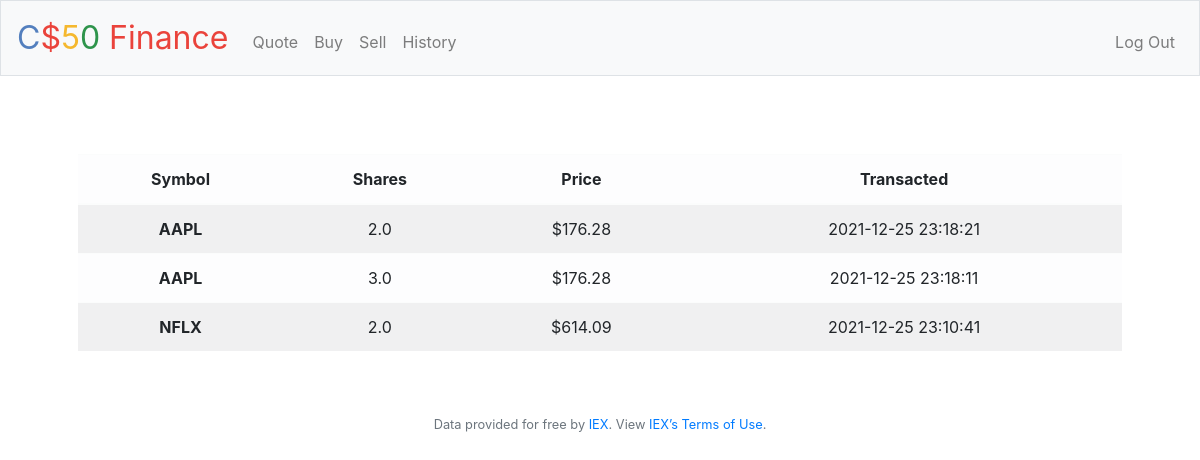
Screenshot of /history (signed in) with the database file from the repository.
### tables this page shows
CREATE TABLE 'indexes' ('id' integer, 'symbol' text,'shares' real, 'price' real, 'type' text, 'time' timestamp DEFAULT CURRENT_TIMESTAMP);

### application.py (the view)
@app.route("/history")
@login_required
def history():
    user_id = session["user_id"]
    orders = {}
    stocks = db.execute("SELECT * FROM indexes WHERE id=:id ORDER BY time DESC", id=user_id)
    for row in stocks:
        symbol, shares, price, time = row["symbol"], row["shares"], row["price"], row["time"]
        orders[time] = (symbol, shares, usd(price))
    return render_template("history.html", orders=orders)

### application.py (called while the page is built)
@app.after_request
def after_request(response):
    response.headers["Cache-Control"] = "no-cache, no-store, must-revalidate"
    response.headers["Expires"] = 0
    response.headers["Pragma"] = "no-cache"
    return response

### helpers.py (called while the page is built)
def login_required(f):
    @wraps(f)
    def decorated_function(*args, **kwargs):
        if session.get("user_id") is None:
            return redirect("/login")
        return f(*args, **kwargs)
    return decorated_function

def usd(value):
    return f"${value:,.2f}"

### templates/history.html (shortened to what this page needs)
{% extends "layout.html" %}
{% block main %}
    <table style='margin-top: 30px' class="table table-striped table-light">
        <thead>
            <tr>
                <th scope="col"> Symbol </th>
                <th scope="col"> Shares </th>
                <th scope="col"> Price </th>
                <th scope="col"> Transacted </th>
            </tr>
        </thead>
        <tbody>
            {% for order in orders %}
            <tr>
                <th scope="row"> {{ orders[order][0] }} </th>
                <td>  {{ orders[order][1] }}  </td>
                <td>  {{ orders[order][2] }}  </td>
                <td>  {{ order }}  </td>
            </tr>
            {% endfor %}
        </body>
{% endblock %}

### templates/layout.html (shortened to what this page needs)
<!DOCTYPE html>
<html lang="en">
    <head>
        <link rel="stylesheet" href="https://cdn.jsdelivr.net/npm/bootstrap@4.5.3/dist/css/bootstrap.min.css">
        <link href="/static/styles.css" rel="stylesheet">
    </head>
    <body>
        <nav class="navbar navbar-expand-md navbar-light bg-light border">
            <a class="navbar-brand" href="/"><span class="blue">C</span><span class="red">$</span><span class="yellow">5</span><span class="green">0</span> <span class="red">Finance</span></a>
            <div class="collapse navbar-collapse" id="navbar">
                {% if session.user_id %}
                    <ul class="navbar-nav mr-auto mt-2">
                        <li class="nav-item"><a class="nav-link" href="/quote">Quote</a></li>
                        <li class="nav-item"><a class="nav-link" href="/buy">Buy</a></li>
                        <li class="nav-item"><a class="nav-link" href="/sell">Sell</a></li>
                        <li class="nav-item"><a class="nav-link" href="/history">History</a></li>
                    </ul>
                    <ul class="navbar-nav ml-auto mt-2">
                        <li class="nav-item"><a class="nav-link" href="/logout">Log Out</a></li>
                    </ul>
                {% else %}
                    <ul class="navbar-nav ml-auto mt-2">
                        <li class="nav-item"><a class="nav-link" href="/register">Register</a></li>
                        <li class="nav-item"><a class="nav-link" href="/login">Log In</a></li>
                    </ul>
                {% endif %}
            </div>
        </nav>
        <main class="container p-5">
            {% block main %}{% endblock %}
        <footer class="small text-center text-muted">
            Data provided for free by <a href="https://iextrading.com/developer">IEX</a>. View <a href="https://iextrading.com/api-exhibit-a/">IEX’s Terms of Use</a>.
        </footer>
    </body>
</html>

### static/styles.css (style rules this page uses)
nav .navbar-brand { font-size: xx-large; }
nav .navbar-brand .blue { color: #537fbe; }
nav .navbar-brand .red { color: #ea433b; }
nav .navbar-brand .yellow { color: #f5b82e; }
nav .navbar-brand .green { color: #2e944b; }
main { overflow-x: auto; text-align: center; }

### rows the page displays
indexes: time+symbol "AAPL", time+shares "2.0", time+shares "$176.28", time "2021-12-25 23:18:21"
indexes: time+symbol "AAPL", time+shares "3.0", time "$176.28", time "2021-12-25 23:18:11"
indexes: time+symbol "NFLX", time+shares "2.0", time "$614.09", time "2021-12-25 23:10:41"
